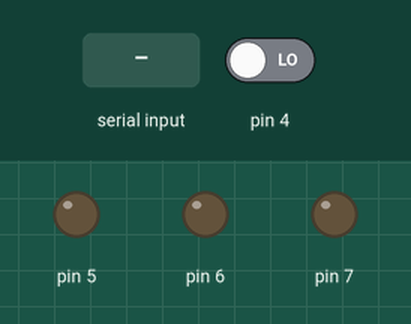
This sketch was run on a simulated Arduino Uno, built with avr-gcc and run on an emulated ATmega328P. Shown: output pins drawn as LEDs (lit = HIGH). The inputs (shaded band) are chosen by the test bench; at power-on: pin 4 LOW.

Above: at 2.3 s.
2.4 s: "1" received over the second serial link
At 2.9 s:
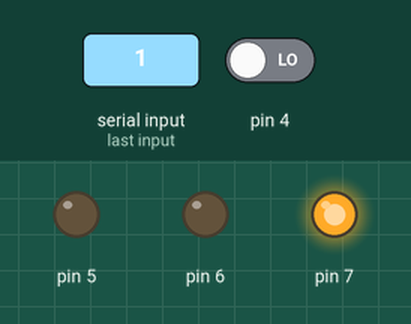
4.5 s: "2" received over the second serial link
At 4.9 s:
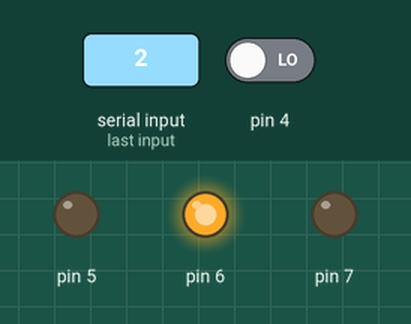
6.5 s: "3" received over the second serial link
At 6.9 s:
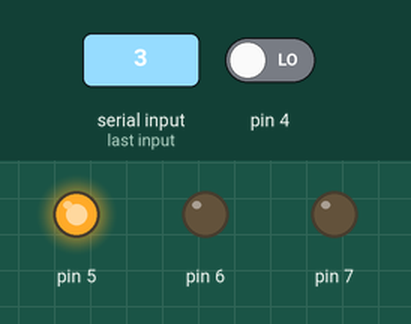
8.5 s: "4" received over the second serial link
At 8.9 s:
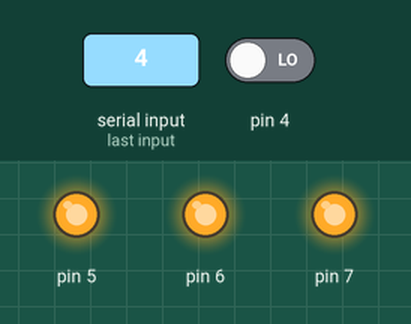
Timing chart, 0 to 11.5 s (numbered marks = the images above; inputs shaded):
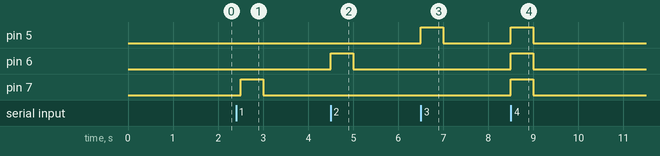

The sketch:

yafunciona.ino
```cpp
#include <SoftwareSerial.h>

SoftwareSerial xbeeSerial(10, 11); // RX, TX

void setup() {
  pinMode(7, OUTPUT);
  pinMode(6, OUTPUT);
  pinMode(5, OUTPUT);
  pinMode(4, INPUT);
  // Open serial communications and wait for port to open:
  xbeeSerial.begin(9600);
  // set the data rate for the SoftwareSerial port
}

void loop() { // run over and over
  delay(500);
  char var = xbeeSerial.read();
  if(digitalRead(4)){
    xbeeSerial.println("Nada impresiona a Gary");
  }
  if(var=='1'){
    digitalWrite(7, HIGH);
    digitalWrite(6, LOW);
    digitalWrite(5, LOW);
  }
  else if(var=='2'){
    digitalWrite(6, HIGH);
    digitalWrite(7, LOW);
    digitalWrite(5, LOW);
  }
  else if(var=='3'){
    digitalWrite(5, HIGH);
    digitalWrite(6, LOW);
    digitalWrite(7, LOW);
  }
  else if(var=='4'){
    digitalWrite(5, HIGH);
    digitalWrite(6, HIGH);
    digitalWrite(7, HIGH);
  }
  else{
    digitalWrite(7, LOW);
    digitalWrite(6, LOW);
    digitalWrite(5, LOW);
  }

}
```

Measured:
- after the input at 2.4 s, pin 7: LOW → HIGH after 0.10 s, → LOW 0.50 s later
- after the input at 4.5 s, pin 6: LOW → HIGH at once, → LOW 0.50 s later
- after the input at 6.5 s, pin 5: LOW → HIGH at once, → LOW 0.50 s later
- after the input at 8.5 s, pin 5–7: LOW → HIGH at once, → LOW 0.50 s later
